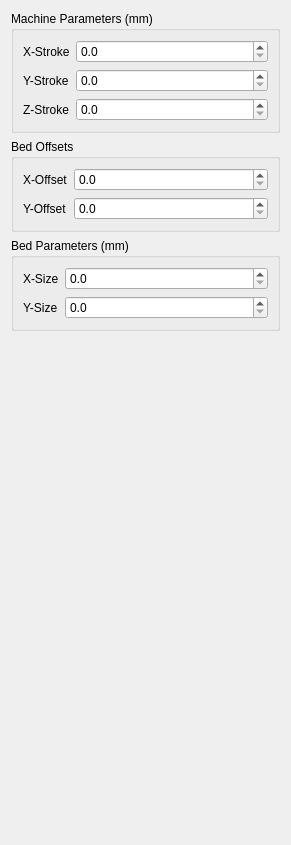
<?xml version="1.0" encoding="UTF-8"?>
<ui version="4.0">
 <class>Form1</class>
 <widget class="QWidget" name="Form1">
  <property name="geometry">
   <rect>
    <x>0</x>
    <y>0</y>
    <width>291</width>
    <height>845</height>
   </rect>
  </property>
  <property name="windowTitle">
   <string>Form</string>
  </property>
  <layout class="QVBoxLayout" name="verticalLayout">
   <item>
    <widget class="QGroupBox" name="groupBox">
     <property name="title">
      <string>Machine Parameters (mm)</string>
     </property>
     <layout class="QVBoxLayout" name="verticalLayout_2">
      <item>
       <layout class="QFormLayout" name="formLayout">
        <property name="fieldGrowthPolicy">
         <enum>QFormLayout::AllNonFixedFieldsGrow</enum>
        </property>
        <item row="0" column="0">
         <widget class="QLabel" name="label_1">
          <property name="text">
           <string>X-Stroke</string>
          </property>
         </widget>
        </item>
        <item row="1" column="0">
         <widget class="QLabel" name="label_2">
          <property name="text">
           <string>Y-Stroke</string>
          </property>
         </widget>
        </item>
        <item row="2" column="0">
         <widget class="QLabel" name="label_3">
          <property name="text">
           <string>Z-Stroke</string>
          </property>
         </widget>
        </item>
        <item row="0" column="1">
         <widget class="QDoubleSpinBox" name="doubleSpinBox_1">
          <property name="decimals">
           <number>1</number>
          </property>
          <property name="maximum">
           <double>1000.000000000000000</double>
          </property>
         </widget>
        </item>
        <item row="1" column="1">
         <widget class="QDoubleSpinBox" name="doubleSpinBox_2">
          <property name="decimals">
           <number>1</number>
          </property>
          <property name="maximum">
           <double>1000.000000000000000</double>
          </property>
         </widget>
        </item>
        <item row="2" column="1">
         <widget class="QDoubleSpinBox" name="doubleSpinBox_3">
          <property name="decimals">
           <number>1</number>
          </property>
          <property name="maximum">
           <double>1000.000000000000000</double>
          </property>
         </widget>
        </item>
       </layout>
      </item>
     </layout>
    </widget>
   </item>
   <item>
    <widget class="QGroupBox" name="groupBox_3">
     <property name="title">
      <string>Bed Offsets</string>
     </property>
     <layout class="QVBoxLayout" name="verticalLayout_4">
      <item>
       <layout class="QFormLayout" name="formLayout_3">
        <item row="0" column="0">
         <widget class="QLabel" name="label">
          <property name="text">
           <string>X-Offset</string>
          </property>
         </widget>
        </item>
        <item row="0" column="1">
         <widget class="QDoubleSpinBox" name="doubleSpinBox_6">
          <property name="toolTip">
           <string>Distance from X home position to edge of printbed</string>
          </property>
          <property name="decimals">
           <number>1</number>
          </property>
         </widget>
        </item>
        <item row="1" column="0">
         <widget class="QLabel" name="label_6">
          <property name="text">
           <string>Y-Offset</string>
          </property>
         </widget>
        </item>
        <item row="1" column="1">
         <widget class="QDoubleSpinBox" name="doubleSpinBox_7">
          <property name="toolTip">
           <string>Distance from Y home postion to edge of printbed</string>
          </property>
          <property name="decimals">
           <number>1</number>
          </property>
         </widget>
        </item>
       </layout>
      </item>
     </layout>
    </widget>
   </item>
   <item>
    <widget class="QGroupBox" name="groupBox_2">
     <property name="title">
      <string>Bed Parameters (mm)</string>
     </property>
     <layout class="QVBoxLayout" name="verticalLayout_3">
      <item>
       <layout class="QFormLayout" name="formLayout_2">
        <item row="0" column="0">
         <widget class="QLabel" name="label_4">
          <property name="text">
           <string>X-Size</string>
          </property>
         </widget>
        </item>
        <item row="1" column="0">
         <widget class="QLabel" name="label_5">
          <property name="text">
           <string>Y-Size</string>
          </property>
         </widget>
        </item>
        <item row="0" column="1">
         <widget class="QDoubleSpinBox" name="doubleSpinBox_4">
          <property name="decimals">
           <number>1</number>
          </property>
          <property name="maximum">
           <double>1000.000000000000000</double>
          </property>
         </widget>
        </item>
        <item row="1" column="1">
         <widget class="QDoubleSpinBox" name="doubleSpinBox_5">
          <property name="decimals">
           <number>1</number>
          </property>
          <property name="maximum">
           <double>1000.000000000000000</double>
          </property>
         </widget>
        </item>
       </layout>
      </item>
     </layout>
    </widget>
   </item>
   <item>
    <spacer name="verticalSpacer">
     <property name="orientation">
      <enum>Qt::Vertical</enum>
     </property>
     <property name="sizeHint" stdset="0">
      <size>
       <width>20</width>
       <height>40</height>
      </size>
     </property>
    </spacer>
   </item>
  </layout>
 </widget>
 <resources/>
 <connections/>
</ui>
